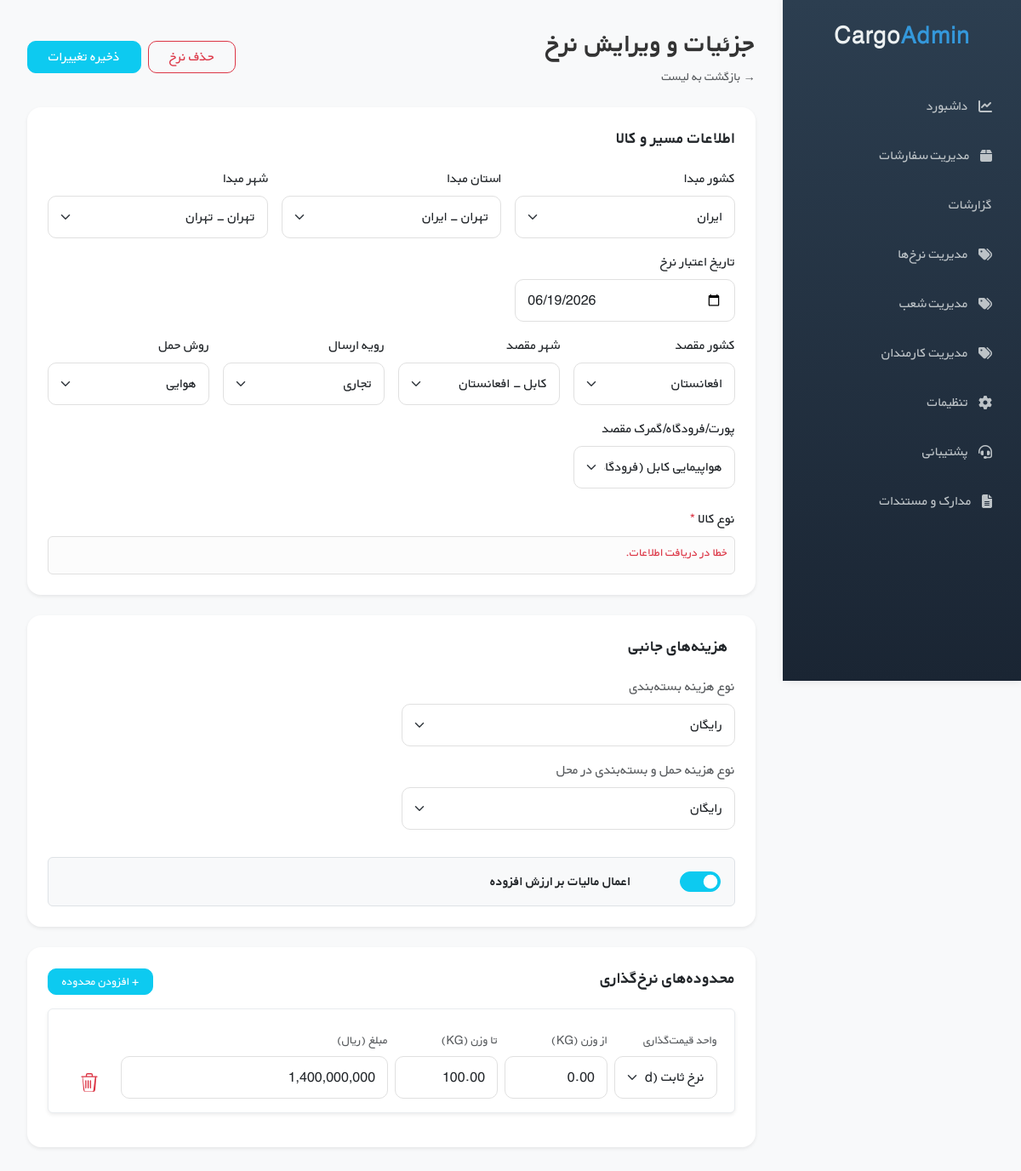
The page /panel/rates/28/ (signed in) on the database its author committed.
### rates/models.py (models this page shows, shortened)
class Rate(models.Model):
    forwarder = models.ForeignKey(
        'forwarders.ForwarderCompany',
        on_delete=models.CASCADE,
        null=True,
        blank=True,
        related_name='rates',
        verbose_name="شرکت فورواردر"
    )
    shipping_procedure = models.CharField(
        max_length=20,
        choices=ShippingProcedure.choices,
        default=ShippingProcedure.COMMERCIAL,
        verbose_name="رویه ارسال"
    )
    branch = models.ForeignKey(
        'forwarders.ForwarderBranch',
        on_delete=models.CASCADE,
        null=True,
        blank=True,
        related_name='rates',
        verbose_name="شعبه فورواردر"
    )
    transport_mode = models.CharField(
        max_length=20,
        choices=TransportMode.choices,
        verbose_name="روش حمل"
    )
    origin_country = models.ForeignKey(
        'locations.Country',
        on_delete=models.PROTECT,
        related_name='origin_rates',
        verbose_name="کشور مبدا",
        null=True,
        blank=True,
    )
    origin_province = models.ForeignKey(
        'locations.Province',
        on_delete=models.PROTECT,
        related_name='origin_rates',
        verbose_name="استان مبدا"
    )
    origin_city = models.ForeignKey(
        'locations.City',
        on_delete=models.PROTECT,
        related_name='origin_rates',
        verbose_name="شهر مبدا"
    )
    cargo_types = models.ManyToManyField(
        CargoType,
        verbose_name="نوع کالا (دسته‌های تحت پوشش)",
        related_name="rates",
        blank=True
    )
    destination_country = models.ForeignKey(
        'locations.Country',
        on_delete=models.PROTECT,
        related_name='destination_rates',
        verbose_name="کشور مقصد"
    )
    destination_city = models.ForeignKey(
        'locations.DestinationCity',
        on_delete=models.PROTECT,
        related_name='destination_rates',
        verbose_name="شهر مقصد"
    )
    destination_port = models.ForeignKey(
        'locations.Port',
        on_delete=models.PROTECT,
        related_name='destination_rates',
        verbose_name="پورت/فرودگاه مقصد"
    )
    is_active = models.BooleanField(
        default=True,
        verbose_name="وضعیت فعال بودن"
    )
    valid_until = models.DateField(
        verbose_name="تاریخ اعتبار"
    )
    packaging_charge_type = models.CharField(
        max_length=20,
        choices=ExtraChargeType.choices,
        default=ExtraChargeType.NOT_AVAILABLE,
        verbose_name="نوع هزینه بسته‌بندی"
    )
    packaging_price = models.DecimalField(
        max_digits=12,
        decimal_places=2,
        default=0,
        verbose_name="مبلغ بسته‌بندی"
    )
    doorstep_packaging_charge_type = models.CharField(
        max_length=20,
        choices=ExtraChargeType.choices,
        default=ExtraChargeType.NOT_AVAILABLE,
        verbose_name="نوع هزینه تحویل و بسته‌بندی درب محل"
    )
    doorstep_packaging_price = models.DecimalField(
        max_digits=12,
        decimal_places=2,
        default=0,
        verbose_name="مبلغ تحویل و بسته‌بندی درب محل"
    )
    add_vat = models.BooleanField(
        default=False,
        verbose_name="افزودن ۱۰٪ ارزش افزوده به نرخ‌ها"
    )
    created_at = models.DateTimeField(auto_now_add=True, verbose_name="تاریخ ایجاد")
    updated_at = models.DateTimeField(auto_now=True, verbose_name="تاریخ بروزرسانی")
    class Meta:
        verbose_name = "نرخ پایه"
        verbose_name_plural = "نرخ‌های پایه"

### panel/views.py (the view, shortened to what this page needs)
# urls.py: path('rates/<int:pk>/', views.RateDetailUpdateView.as_view(), name='rate_detail'),
class RateDetailUpdateView(LoginRequiredMixin, UserPassesTestMixin, UpdateView):
    model = Rate
    form_class = RateForm
    template_name = 'forwarder_panel/rate_detail.html'
    success_url = reverse_lazy('forwarder_panel:rate_list')
    def test_func(self):
        allowed_roles = [
            User.Role.FORWARDER_ADMIN,
            User.Role.FORWARDER_EXPERT,
            User.Role.FORWARDER_FINANCE
        ]
        if self.request.user.role not in allowed_roles:
            return False
        if self.request.user.role == User.Role.FORWARDER_ADMIN:
            try:
                company = self.request.user.forwarder_company
            except ForwarderCompany.DoesNotExist:
                return False
            return company.is_verified and company.is_active
        staff_profile = getattr(self.request.user, "forwarder_staff", None)
        if staff_profile:
            return staff_profile.company.is_verified and staff_profile.company.is_active
        return False
    def get_queryset(self):
        forwarder_company = getattr(self.request.user, 'forwarder_company', None)
        if forwarder_company:
            return Rate.objects.filter(forwarder=forwarder_company)
        return Rate.objects.none()
    def get_context_data(self, **kwargs):
        context = super().get_context_data(**kwargs)
        ports_data = list(Port.objects.values('id', 'name', 'port_type'))
        context['ports_json'] = json.dumps(ports_data)
        if self.request.POST:
            context['formset'] = RateTierFormSet(self.request.POST, instance=self.object)
        else:
            context['formset'] = RateTierFormSet(instance=self.object)
        return context

### locations/models.py (called while the page is built)
    def __str__(self):
        return self.name

    def __str__(self):
        if self.country:
            return f"{self.name} - {self.country.name}"
        return self.name

    def __str__(self):
        return f"{self.name} - {self.province.name}"

    def __str__(self):
        return f"{self.name} - {self.country.name}"

    def __str__(self):
        return f"{self.name} ({self.get_port_type_display()})"

### templates/forwarder_panel/rate_detail.html (shortened to what this page needs)
{% extends 'forwarder_panel/base.html' %}
{% load static %}
{% block extra_css %}
  <link rel="stylesheet" href="{% static 'css/add_rate_style.css' %}" />
  <link rel="stylesheet" href="https://unpkg.com/persian-datepicker/dist/css/persian-datepicker.min.css" />
{% endblock %}
{% block content %}
  <form method="post" id="rate-form">
    <div class="d-flex justify-content-between align-items-center mb-4">
      <div>
        <h2 class="fw-bold">جزئیات و ویرایش نرخ</h2>
        <a href="{% url 'forwarder_panel:rate_list' %}" class="text-muted text-decoration-none" style="font-size: 0.9rem;">&rarr; بازگشت به لیست</a>
      </div>
      <div class="d-flex gap-2">
        <button type="button" id="deleteBtn" data-url="{% url 'forwarder_panel:delete_rate' object.id %}" class="btn btn-outline-danger px-4">حذف نرخ</button>
        <button type="submit" class="btn btn-info text-white px-4">ذخیره تغییرات</button>
      </div>
    </div>
    <div class="card card-custom p-4 mb-4 shadow-sm border-0">
      <h5 class="fw-bold mb-4">اطلاعات مسیر و کالا</h5>
      <div class="row g-3 mb-3">
        <div class="col-md-4">
          <label class="form-label">کشور مبدا</label>
          {{ form.origin_country }}
        </div>
        <div class="col-md-4">
          <label class="form-label">استان مبدا</label>
          {{ form.origin_province }}
        </div>
        <div class="col-md-4">
          <label class="form-label">شهر مبدا</label>
          {{ form.origin_city }}
        </div>
        <div class="col-md-4">
          <label class="form-label">تاریخ اعتبار نرخ</label>
          {{ form.valid_until }}
        </div>
      </div>
      <div class="row g-3">
        <div class="col-md-3">
          <label class="form-label">کشور مقصد</label>
          {{ form.destination_country }}
        </div>
        <div class="col-md-3">
          <label class="form-label">شهر مقصد</label>
          {{ form.destination_city }}
        </div>
        <div class="col-md-3">
          <label class="form-label">رویه ارسال</label>
          {{ form.shipping_procedure }}
        </div>
        <div class="col-md-3">
          <label class="form-label">روش حمل</label>
          {{ form.transport_mode }}
        </div>
        <div class="col-md-3">
          <label class="form-label">پورت/فرودگاه/گمرک مقصد</label>
          {{ form.destination_port }}
        </div>
      </div>
      <div class="row g-3 mt-2">
        <div class="col-md-12">
          <label class="form-label">نوع کالا <span class="text-danger">*</span></label>
          <div id="cargo-types-container" class="border rounded p-2" style="min-height: 45px;">
          </div>
        </div>
      </div>
    </div>
    <div class="card card-custom p-4 mb-4 shadow-sm border-0">
      <h5 class="fw-bold mb-4"> هزینه‌های جانبی</h5>
      <div class="row align-items-center mb-3">
        <div class="col-md-6">
          <label class="form-label text-muted">نوع هزینه بسته‌بندی</label>
          {{ form.packaging_charge_type }}
        </div>
      </div>
      <div class="row align-items-center mb-3">
        <div class="col-md-6">
          <label class="form-label text-muted">نوع هزینه حمل و بسته‌بندی در محل</label>
          {{ form.doorstep_packaging_charge_type }}
        </div>
      </div>
      <div class="row mt-3">
        <div class="col-12">
          <div class="d-flex align-items-center p-3 border rounded bg-light">
            <div class="form-check form-switch m-0">{{ form.add_vat }}</div>
            <label class="form-check-label fw-bold me-2" for="{{ form.add_vat.id_for_label }}">اعمال مالیات بر ارزش افزوده</label>
          </div>
        </div>
      </div>
    </div>
    <div class="card card-custom p-4 shadow-sm border-0">
      <div class="d-flex justify-content-between align-items-center mb-4">
        <h5 class="fw-bold">محدوده‌های نرخ‌گذاری</h5>
        <button type="button" class="btn btn-info text-white btn-sm px-3" id="add-tier-btn">+ افزودن محدوده</button>
      </div>
      <div id="tiers-container">
        {% for tier_form in formset %}
          <div class="row g-2 align-items-end tier-row mb-3 p-3 border rounded bg-light w-100 mx-0 shadow-sm">
            <div class="col-md-2 unit-fields">
              <label class="form-label text-muted small">واحد قیمت‌گذاری</label>
              {{ tier_form.pricing_unit }}
            </div>
            <div class="col-md-2 weight-fields">
              <label class="form-label text-muted small">از وزن (KG)</label>
              {{ tier_form.weight_from }}
            </div>
            <div class="col-md-2 weight-fields">
              <label class="form-label text-muted small">تا وزن (KG)</label>
              {{ tier_form.weight_to }}
            </div>
            <div class="col-md-5 position-relative price-fields">
              <label class="form-label text-muted small">مبلغ (ریال)</label>
              {{ tier_form.price }}
            </div>
            <div class="col-md-1 d-flex align-items-center justify-content-center pb-2">
              <span class="delete-tier trash-icon" title="حذف محدوده" style="cursor: pointer;">
              </span>
            </div>
          </div>
        {% endfor %}
      </div>
    </div>
  </form>
{% endblock %}

### static/css/base_panel_style.css (style rules this page uses)
* { margin: 0; padding: 0; box-sizing: border-box; }
body { font-family: 'BYekan', Tahoma, Arial, sans-serif; background: #f8f9fa; color: #333; }
.card-custom { border: none; border-radius: 16px; box-shadow: 0 4px 20px rgba(0,0,0,0.08); background: white; }

### static/css/add_rate_style.css (style rules this page uses)
body { font-family: 'BYekan', tahoma, sans-serif; }
.card-custom { transition: all 0.3s; }
.form-control, .form-select { border-radius: 10px; padding: 12px 14px; border: 1.5px solid #e0e0e0; transition: all 0.3s; }
.form-select { padding-left: 35px !important; background-position: left 0.75rem center !important; }
.tier-row { background: #ffffff !important; border: 1px solid #e9ecef !important; transition: all 0.3s; }
.btn { border-radius: 10px; }
.trash-icon { color: #dc3545; cursor: pointer; transition: all 0.2s ease-in-out; }
.form-switch .form-check-input { width: 3.5em; height: 1.75em; margin-top: 0; cursor: pointer; }
.form-switch .form-check-input:checked { background-color: #0dcaf0; border-color: #0dcaf0; }
.form-check-input { width: 3em !important; height: 1.5em !important; margin-left: 10px !important; }
#cargo-types-container { display: flex; flex-wrap: wrap; gap: 15px; direction: rtl; padding: 10px; border: 1px solid #e0e0e0 !important; background-color: #fcfcfc; }

### rows shown on the page
Rate: origin_country "ایران", origin_province "تهران - ایران", origin_city "تهران - تهران", valid_until "06/19/2026", destination_country "افعانستان", destination_city "کابل - افعانستان", shipping_procedure "تجاری", transport_mode "هوایی", destination_port "هواپیمایی کابل (فرودگاه)", packaging_charge_type "رایگان", doorstep_packaging_charge_type "رایگان", add_vat "☑"
